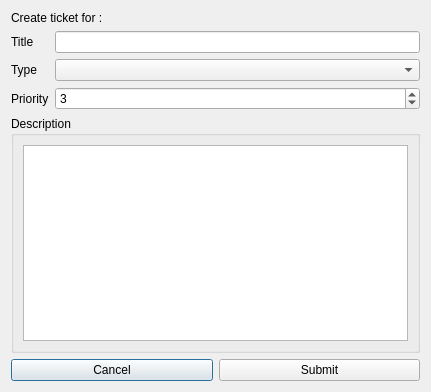
<?xml version="1.0" encoding="UTF-8"?>
<ui version="4.0">
 <class>Dialog</class>
 <widget class="QDialog" name="Dialog">
  <property name="geometry">
   <rect>
    <x>0</x>
    <y>0</y>
    <width>431</width>
    <height>392</height>
   </rect>
  </property>
  <property name="windowTitle">
   <string>The Current Sgtk Environment</string>
  </property>
  <layout class="QVBoxLayout" name="verticalLayout_2">
   <item>
    <widget class="QLabel" name="context_label">
     <property name="text">
      <string>Create ticket for :</string>
     </property>
    </widget>
   </item>
   <item>
    <layout class="QGridLayout" name="gridLayout">
     <item row="0" column="1">
      <widget class="QLineEdit" name="title_box"/>
     </item>
     <item row="1" column="1">
      <widget class="QComboBox" name="ticketType_box"/>
     </item>
     <item row="0" column="0">
      <widget class="QLabel" name="label">
       <property name="text">
        <string>Title</string>
       </property>
      </widget>
     </item>
     <item row="1" column="0">
      <widget class="QLabel" name="label_2">
       <property name="text">
        <string>Type</string>
       </property>
      </widget>
     </item>
     <item row="2" column="1">
      <widget class="QSpinBox" name="priority_sb">
       <property name="minimum">
        <number>1</number>
       </property>
       <property name="maximum">
        <number>5</number>
       </property>
       <property name="value">
        <number>3</number>
       </property>
      </widget>
     </item>
     <item row="2" column="0">
      <widget class="QLabel" name="label_3">
       <property name="text">
        <string>Priority</string>
       </property>
      </widget>
     </item>
    </layout>
   </item>
   <item>
    <widget class="QGroupBox" name="groupBox">
     <property name="title">
      <string>Description</string>
     </property>
     <layout class="QVBoxLayout" name="verticalLayout">
      <item>
       <widget class="QTextEdit" name="desc_box"/>
      </item>
     </layout>
    </widget>
   </item>
   <item>
    <layout class="QHBoxLayout" name="horizontalLayout_2">
     <item>
      <widget class="QPushButton" name="cancel_btn">
       <property name="text">
        <string>Cancel</string>
       </property>
      </widget>
     </item>
     <item>
      <widget class="QPushButton" name="submit_btn">
       <property name="text">
        <string>Submit</string>
       </property>
      </widget>
     </item>
    </layout>
   </item>
  </layout>
 </widget>
 <resources>
  <include location="resources.qrc"/>
 </resources>
 <connections/>
</ui>
